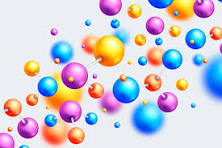
#> input picture computer/ball.jpg, 222 x 148 px
$ python project1.py
#> lines starting #> are read from the running program, lines starting #| are printed output that depends on the picture
import cv2
path=input("Enter the path for Image:\n")
#> the answer given: ball.jpg
img=cv2.imread(path,0)#0 greyscale image
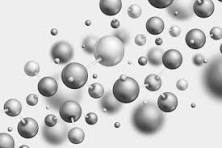
#> img: shape (148, 222); min 19, max 255, mean 205.6
img=cv2.resize(img,(700,600))
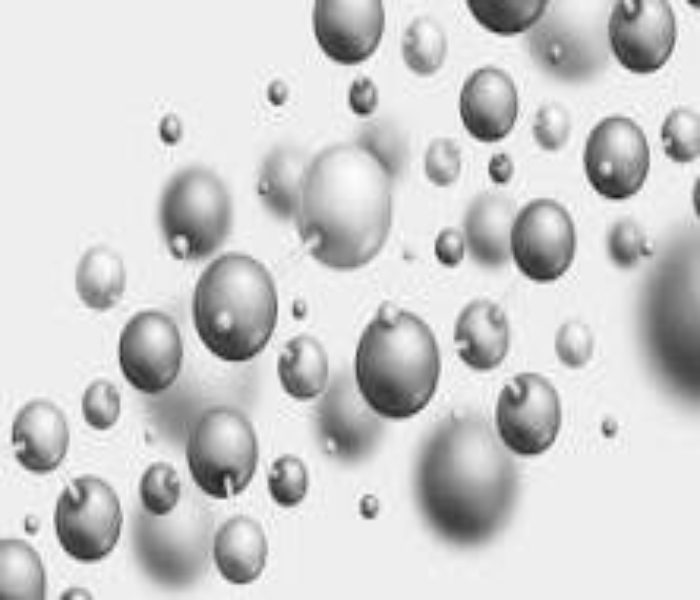
#> img: shape (600, 700); min 21, max 255, mean 205.5
cv2.imshow("greyed",img)
k=cv2.waitKey()
#> (key Esc is pressed here)
if k==ord('s'):
    cv2.imwrite('grey.png',img)
else:
    cv2.destroyAllWindows()
